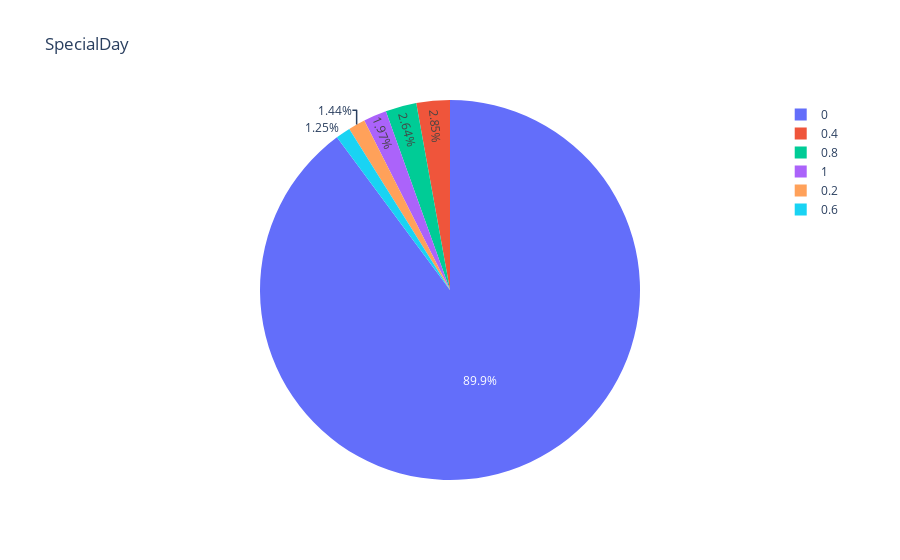
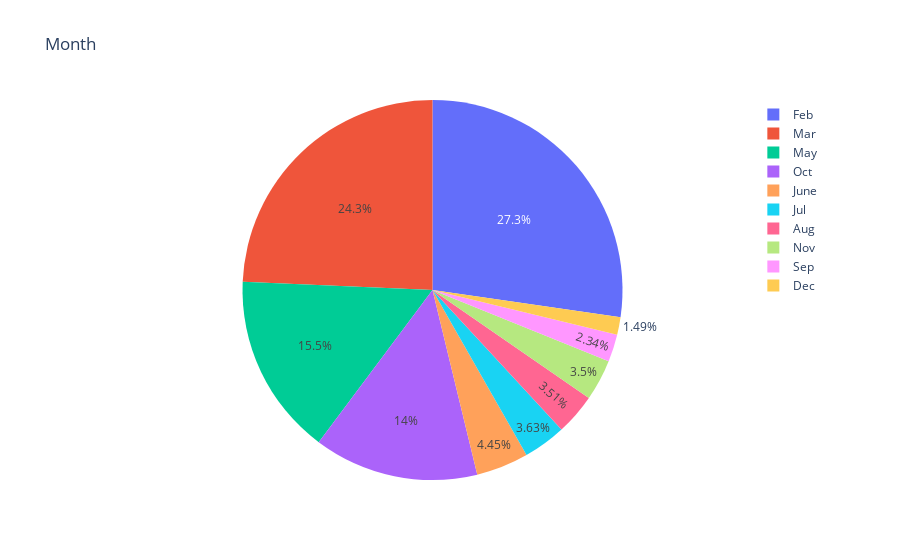
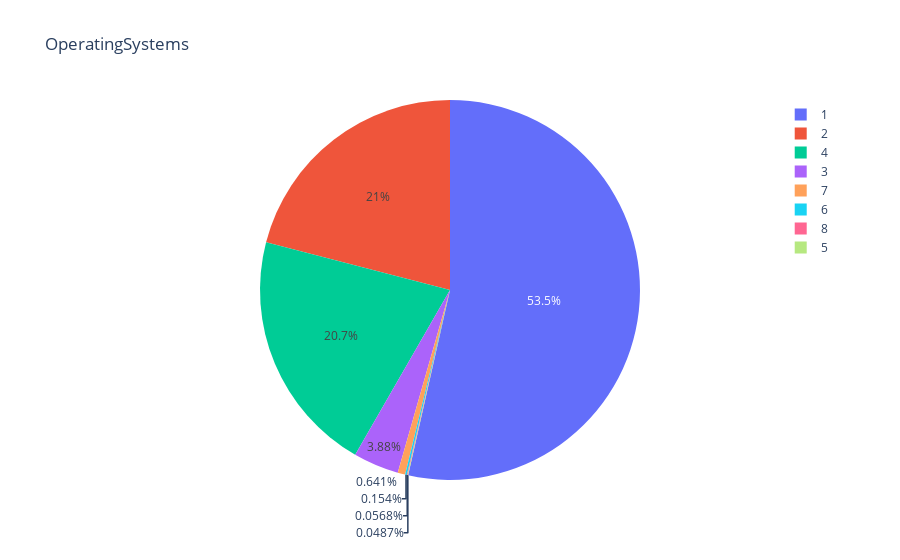
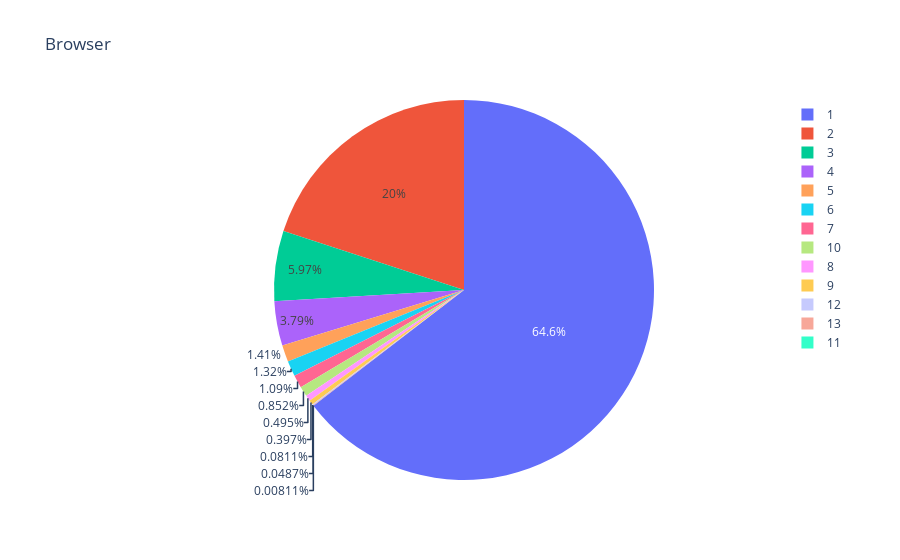

Notebook cell for these charts, in order:
### Markdown cell above
# Data Visualization

### Code cell
# Pie Charts 
for col in data.select_dtypes(include=['object', 'category']).columns:
    fig = px.pie(values=data[col].value_counts(), names=data[col].unique(),
                title=col)
    fig.show()

### Figure 1 — Plotly figure (JSON) as saved in the notebook; plotly's stock layout.template omitted (floating-point values rounded to 4 significant figures)
{"data": [{"domain": {"x": [0, 1], "y": [0, 1]}, "hovertemplate": "label=%{label}<br>value=%{value}<extra></extra>", "labels": [0, 0.4, 0.8, 1, 0.2, 0.6], "legendgroup": "", "name": "", "showlegend": true, "type": "pie", "values": [11079, 351, 325, 243, 178, 154]}], "layout": {"legend": {"tracegroupgap": 0}, "title": {"text": "SpecialDay"}}}

### Figure 2 — Plotly figure (JSON) as saved in the notebook; plotly's stock layout.template omitted (floating-point values rounded to 4 significant figures)
{"data": [{"domain": {"x": [0, 1], "y": [0, 1]}, "hovertemplate": "label=%{label}<br>value=%{value}<extra></extra>", "labels": ["Feb", "Mar", "May", "Oct", "June", "Jul", "Aug", "Nov", "Sep", "Dec"], "legendgroup": "", "name": "", "showlegend": true, "type": "pie", "values": [3364, 2998, 1907, 1727, 549, 448, 433, 432, 288, 184]}], "layout": {"legend": {"tracegroupgap": 0}, "title": {"text": "Month"}}}

### Figure 3 — Plotly figure (JSON) as saved in the notebook; plotly's stock layout.template omitted (floating-point values rounded to 4 significant figures)
{"data": [{"domain": {"x": [0, 1], "y": [0, 1]}, "hovertemplate": "label=%{label}<br>value=%{value}<extra></extra>", "labels": [1, 2, 4, 3, 7, 6, 8, 5], "legendgroup": "", "name": "", "showlegend": true, "type": "pie", "values": [6601, 2585, 2555, 478, 79, 19, 7, 6]}], "layout": {"legend": {"tracegroupgap": 0}, "title": {"text": "OperatingSystems"}}}

### Figure 4 — Plotly figure (JSON) as saved in the notebook; plotly's stock layout.template omitted (floating-point values rounded to 4 significant figures)
{"data": [{"domain": {"x": [0, 1], "y": [0, 1]}, "hovertemplate": "label=%{label}<br>value=%{value}<extra></extra>", "labels": [1, 2, 3, 4, 5, 6, 7, 10, 8, 9, 12, 13, 11], "legendgroup": "", "name": "", "showlegend": true, "type": "pie", "values": [7961, 2462, 736, 467, 174, 163, 135, 105, 61, 49, 10, 6, 1]}], "layout": {"legend": {"tracegroupgap": 0}, "title": {"text": "Browser"}}}
